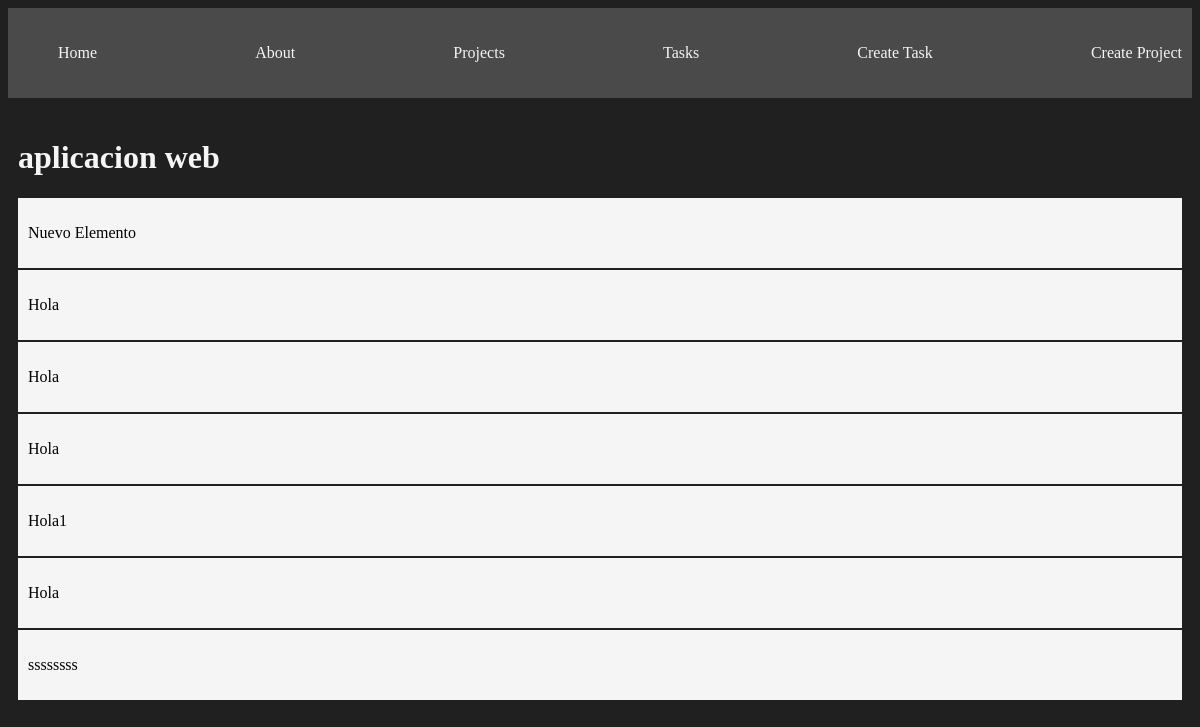
Before: /projects/2 with the older database file.
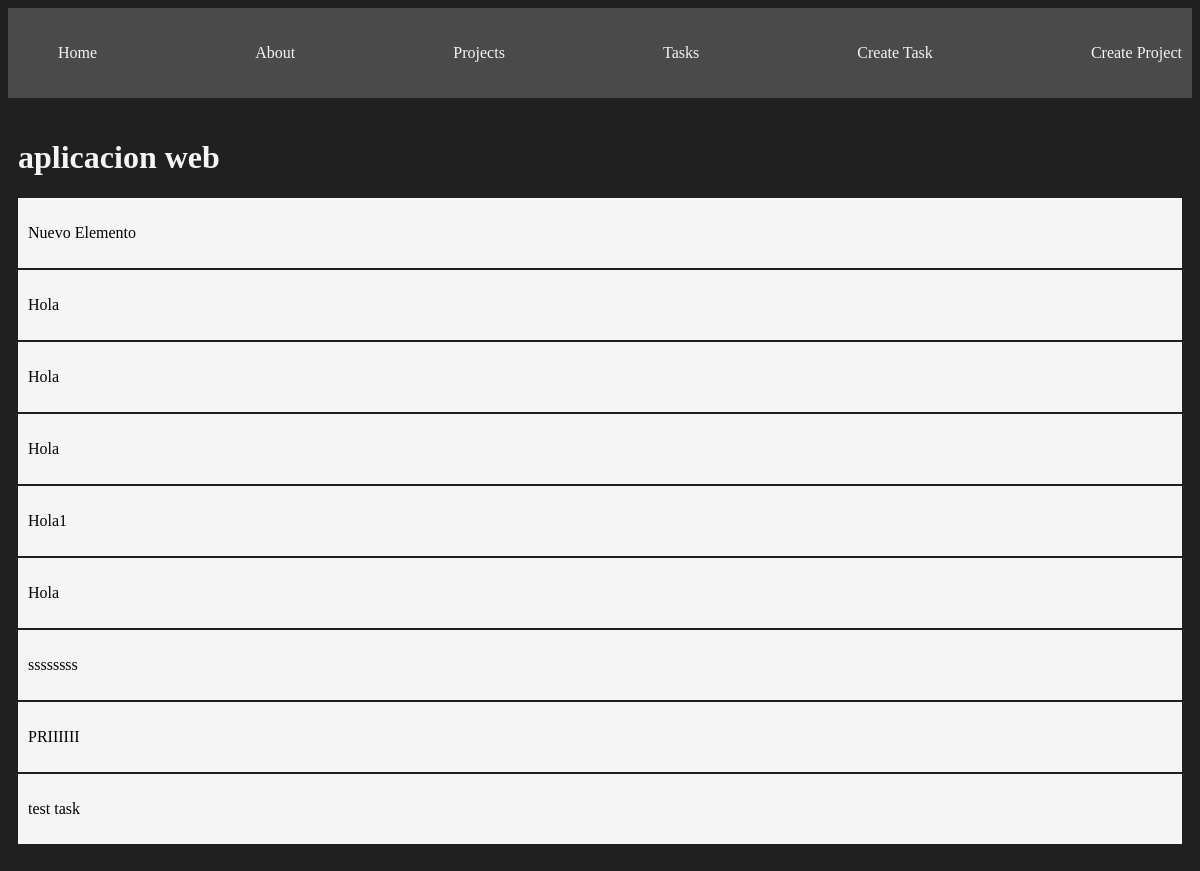
After: the same page with the newer database file.
### myapp/models.py (models this page shows, shortened)
class Task(models.Model):
    title = models.CharField(max_length=200)
    description = models.TextField()
    project = models.ForeignKey(Project, on_delete=models.CASCADE)
    done = models.BooleanField(default=False)

### myapp/views.py (the view)
# urls.py: path('projects/<int:id>', views.project_detail, name="project_detail"),
def project_detail(request, id):
    project = get_object_or_404(Project, id=id )
    print(project)
    tasks = Task.objects.filter(project_id = id)
    return render(request, 'projects/detail.html', {'project':project, 'tasks': tasks})

### myapp/models.py (called while the page is built)
    def __str__(self):
        return self.name

### myapp/templates/projects/detail.html
{% extends 'layouts/base.html' %}
{% load static %}
{% block content %}
    <h1>{{project}}</h1>
    {% for task in tasks %}
    <div class="card">
        <p>{{ task.title }}</p>
    </div>
    {% endfor %}
{% endblock %}

Changed rows visible on the page:
added Task: title "PRIIIIII"
added Task: title "test task"
